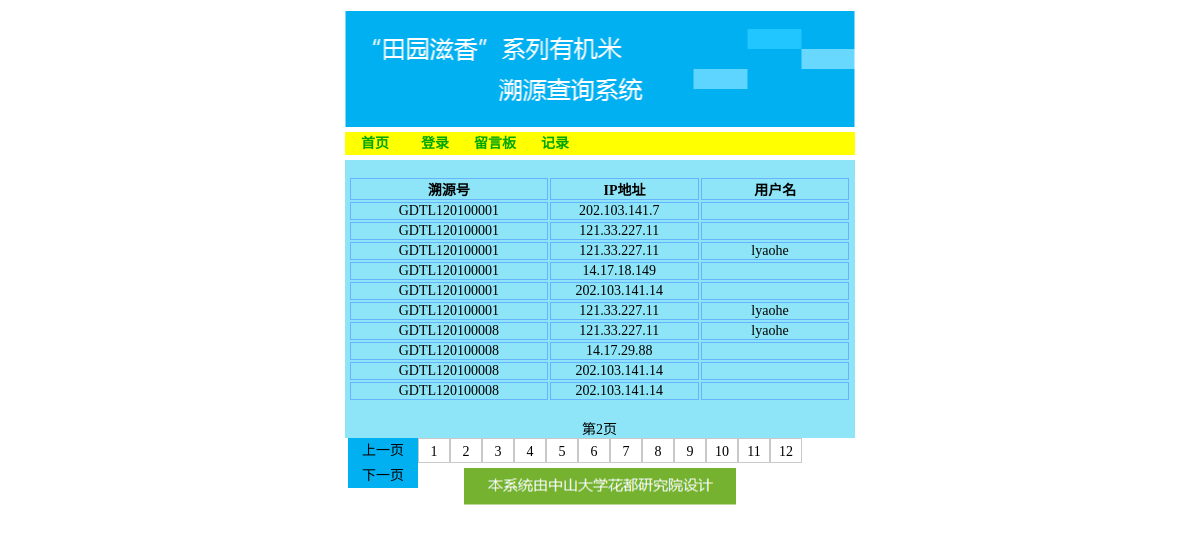
The page /bg_viewrecord.php?page=10 on the database its author committed.
### tables this page shows
CREATE TABLE `record` (
  `id` int(100) NOT NULL auto_increment,
  `state` varchar(30) NOT NULL,
  `product_number` varchar(100) NOT NULL,
  `date` varchar(30) NOT NULL,
  `name` varchar(150) default NULL,
  `ip` varchar(30) NOT NULL,
  PRIMARY KEY  (`id`)
);

### bg_viewrecord.php (the view, shortened to what this page needs)
<!DOCTYPE html>
<html>
<head>
	<link href="css/bg_viewrecord.css" type="text/css" rel="stylesheet" />
</head>
<body>
	<div id="all">
		<div id="head"><a href="index.php">"田园滋香"系列有机米溯源查询系统</a></div>
		<div id="menu">
			<ul>
				<li><a href="index.php"><b>首页</b></a></li>
				<li><a href="in.php"><b>登录</b></a></li>
				<li><a href="message_board.php?page=0"><b>留言板</b></a></li>
				<li><a href='bg_viewrecord.php?page=0'><b>记录</b></a></li>
			</ul>
		</div>
		<div id="info">
			<div id="p">
				<br/>
				<?php
					$page = $_GET['page'];
					$pages=0;
					$sql="select * from record ORDER BY  `record`.`date` DESC";
					$result = mysql_query($sql);
					while($rs =mysql_fetch_array($result)){
						global $pages;
						$pages = $pages+1;
					}
					$pages = ($pages-1)/10+1;
					$pages = floor($pages);
					$frontpage = $page-10;
					$nextpage = $page+10;
					$sql="select * from record limit $page,10";
					$result = mysql_query($sql);
					echo "<table>";
					echo "<tr>";
					echo "<td id='td_1'><b>溯源号</b></td>";
					echo "<td id='td_2'><b>IP地址</b></td>";
					echo "<td id='td_3'><b>用户名</b></td>";
					echo "</tr>";
					while($rs =mysql_fetch_array($result))
						{
						echo "<tr>";
						echo "<td id='td_1'><a id='p_a' href='bg_detilrecord.php?product_number=$rs[2]&page=0'>$rs[2]</a></td>";
						echo "<td id='td_2'>$rs[5]&nbsp;&nbsp;&nbsp;</td>";
						echo "<td id='td_3'>$rs[4]&nbsp;&nbsp;&nbsp;</td>";
						echo "</tr>";
						}
					echo "</table>";
				?>
				<br/>
				<div align="center">第<?php echo "".($page/10+1);?>页</div>
				<div class="p_1"><a href="bg_viewrecord.php?page=<?php echo $frontpage?>">上一页</a></div>
				<?php
					$i=1;
					for(;$i<=$pages;$i++){
					$s=($i-1)*10;
					echo "<div class='p_2'>";
					echo "<a href='bg_viewrecord.php?page=$s'>$i</a>";
					echo "</div>";
					}
				?>
				<div class="p_1"><a href="bg_viewrecord.php?page=<?php echo $nextpage?>">下一页</a></div>
			</div>
		</div>
		<div id="footer">
		</div>
	</div>
</body>
</html>

### css/bg_viewrecord.css (style rules this page uses)
html { height:100%;border:none; }
body { border:none; padding:0; margin:0; font-size:15px;font-family:΢���ź�; }
div,ul,li,img { padding:0; margin:0; border:none; }
ul { list-style-type:none; }
* { margin:0px; padding:0px; }
#all { width:510px; margin:0 auto; min-height:200px; font-size:14px; font-family:����; }
#head { width:510px; height:117px; background:url("../images/head.png") no-repeat center center; margin-top:10px; }
#head a { width:510px; height:117px; display:block; text-indent:-3000px; }
#menu { margin:5px auto; width:510px; height:23px; background:#ff0; line-height:23px; }
#menu a { color:#00A600; display:block; width:60px; text-decoration:none; text-align:center; }
#menu li { float:left; width:60px; list-style-type:none; }
#info { width:510px; height:auto; background:#8DE5F7; }
#p { width:503px; height:auto; margin:0 auto; min-height:10px; margin:0px 3px 0px 3px; }
#p table a { display:block; text-align:center; }
#td_1 { width:200px; border:1px solid #66B3FF; text-align:center; }
#td_2 { width:150px; border:1px solid #66B3FF; text-align:center; }
#td_3 { width:150px; border:1px solid #66B3FF; text-align:center; }
#p a:link,a:visited { color:#000; text-decoration:none; }
.p_1 { width:70px; height:25px; line-height:25px; text-align:center; background:#00B0F0; float:left; }
.p_1 a:link,a:visited { color:#000; text-decoration:none; }
.p_2 { width:30px; height:23px; line-height:25px; text-align:center; background:#fff; border:1px solid #c9c9c8; float:left; }
.p_2 a:link,a:visited { text-decoration:none; }
#footer { margin:0 auto; margin-top:30px; width:273px; height:37px; background:url("../images/footer.png") no-repeat center center; text-indent:-3000px; }

### rows shown on the page
record: product_number "GDTL120100001", ip "202.103.141.7"
record: product_number "GDTL120100001", ip "121.33.227.11"
record: product_number "GDTL120100001", ip "121.33.227.11", name "lyaohe"
record: product_number "GDTL120100001", ip "14.17.18.149"
record: product_number "GDTL120100001", ip "202.103.141.14"
record: product_number "GDTL120100001", ip "121.33.227.11", name "lyaohe"
record: product_number "GDTL120100008", ip "121.33.227.11", name "lyaohe"
record: product_number "GDTL120100008", ip "14.17.29.88"
record: product_number "GDTL120100008", ip "202.103.141.14"
record: product_number "GDTL120100008", ip "202.103.141.14"

### other values the page prints
$page/10+1 "2"
